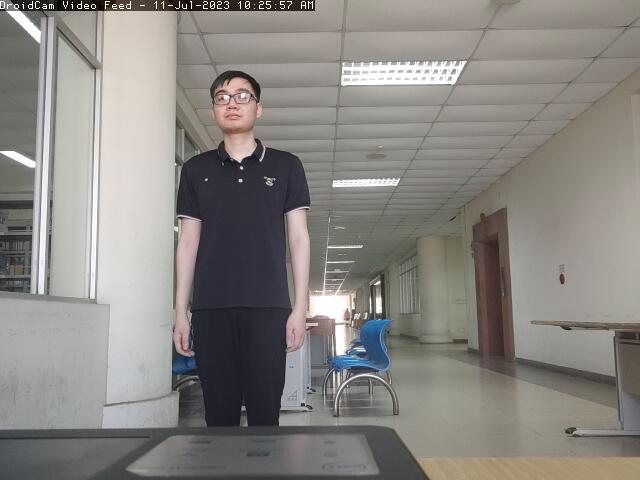
#> input picture test_images/test1/source0.png, 640 x 480 px, given in place of source0.jpg, which was not available
$ python feature_extraction.py
#> lines starting #> are read from the running program, lines starting #| are printed output that depends on the picture; pictures that were not available may be replaced by others from this repository, and a replacement may not be noted
### camera_calibration.py
import numpy as np
import cv2
import glob

# termination criteria
criteria = (cv2.TERM_CRITERIA_EPS + cv2.TERM_CRITERIA_MAX_ITER, 30, 0.001)
def calibrate(dirpath, prefix, image_format, square_size, width=9, height=6):
    # prepare object points, like (0,0,0), (1,0,0), (2,0,0) ....,(8,6,0)
    objp = np.zeros((height*width, 3), np.float32)
    objp[:, :2] = np.mgrid[0:width, 0:height].T.reshape(-1, 2)

    #objp = objp * square_size

    # Arrays to store object points and image points from all the images.
    objpoints = []  # 3d point in real world space
    imgpoints = []  # 2d points in image plane.

    if dirpath[-1:] == '/':
        dirpath = dirpath[:-1]

    images = glob.glob(dirpath+'/' + prefix + '*.' + image_format)

    cv2.namedWindow("img", cv2.WINDOW_NORMAL)
    cv2.resizeWindow("img", 500, 600)

    for fname in images:
        img = cv2.imread(fname)
        gray = cv2.cvtColor(img, cv2.COLOR_BGR2GRAY)

        # Find the chess board corners
        ret, corners =  cv2.findChessboardCorners(gray, (width, height), None)

        # If found, add object points, image points (after refining them)
        if ret:
            objpoints.append(objp)

            corners2 = cv2.cornerSubPix(gray, corners, (11, 11), (-1, -1), criteria)
            imgpoints.append(corners2)

            # Draw and display the corners
            img = cv2.drawChessboardCorners(img, (width, height), corners2, ret)
            cv2.drawChessboardCorners(img, (7, 6), corners2, ret)
            cv2.imshow('img', img)
            cv2.waitKey(0)
    cv2.destroyAllWindows()

    ret, mtx, dist, rvecs, tvecs = cv2.calibrateCamera(objpoints, imgpoints, gray.shape[::-1], None, None)

    error = reprojection_error(objpoints, imgpoints, mtx, dist, rvecs, tvecs)

    return [ret, mtx, dist, rvecs, tvecs]

# [12 lines left out: function reprojection_error, not called in this run]

### feature_extraction.py
import cv2
import numpy as np
from camera_calibration import calibrate
def optimize_keypoint(sift, img, bg_subtracttion_img):
    keypoints, descriptors = sift.detectAndCompute(img, None)
    valid_kp = []
    valid_des = []
    for i, point in enumerate(keypoints):
        x, y = int(point.pt[0]), int(point.pt[1])
        if bg_subtracttion_img[y, x] > 0:
            valid_kp.append(point)
            valid_des.append(descriptors[i])
    valid_des = np.array(valid_des)
    return valid_kp, valid_des

def find_nearest_keypoint(target_point, keypoints):
    distances = []
    for point in keypoints:
        x, y = point.pt
        distance = ((x - target_point[0]) ** 2 + (y - target_point[1]) ** 2) ** 0.5
        distances.append(distance)
    sorted_indices = sorted(range(len(distances)), key=lambda k: distances[k])
    nearest_keypoint = keypoints[sorted_indices[0]]
    return nearest_keypoint

img1=cv2.imread('./test_images/test1/source0.jpg', cv2.IMREAD_GRAYSCALE)
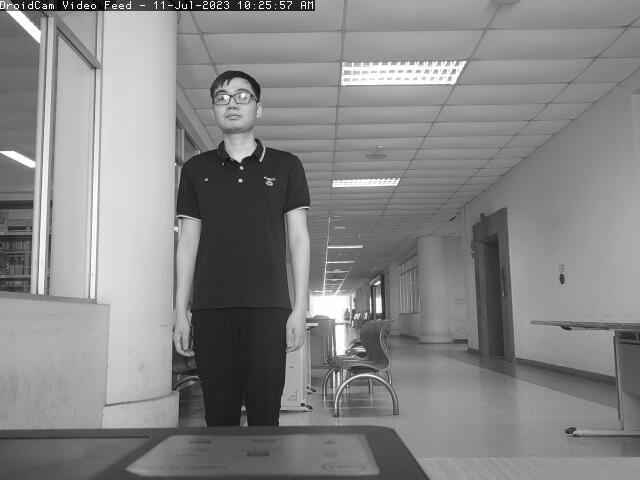
#> img1: shape (480, 640); min 0, max 255, mean 133.9
img2=cv2.imread('./test_images/test1/source1.jpg', cv2.IMREAD_GRAYSCALE)
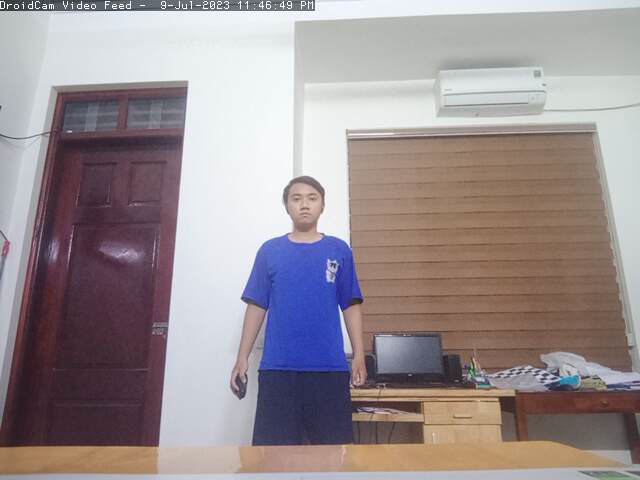
#> input picture test_images/test1/source1.png, 640 x 480 px, given in place of source1.jpg, which was not available
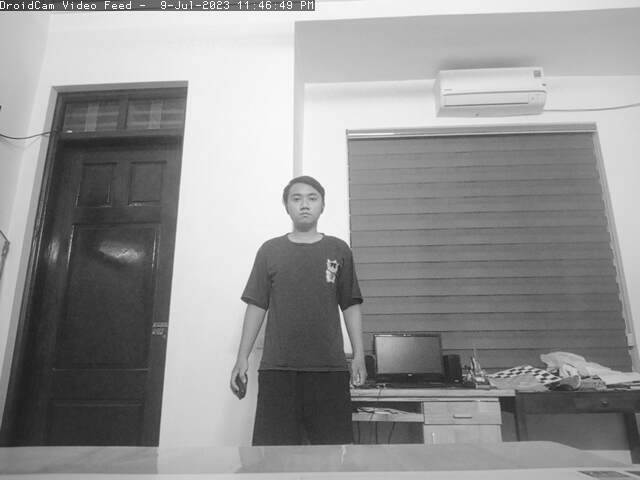
#> img2: shape (480, 640); min 27, max 254, mean 147.2

bg_subtraction_img1=cv2.imread('./test_images/bg-subtract/result0.png', cv2.IMREAD_GRAYSCALE)
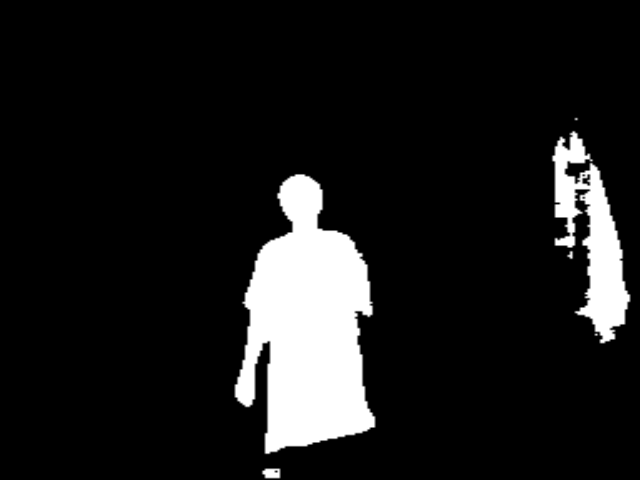
#> input picture test_images/bg-subtract/result0.png, 640 x 480 px
#> bg_subtraction_img1 is the input picture: shape (480, 640); min 0, max 255, mean 26.6
bg_subtraction_img2=cv2.imread('./test_images/bg-subtract/result1.png', cv2.IMREAD_GRAYSCALE)
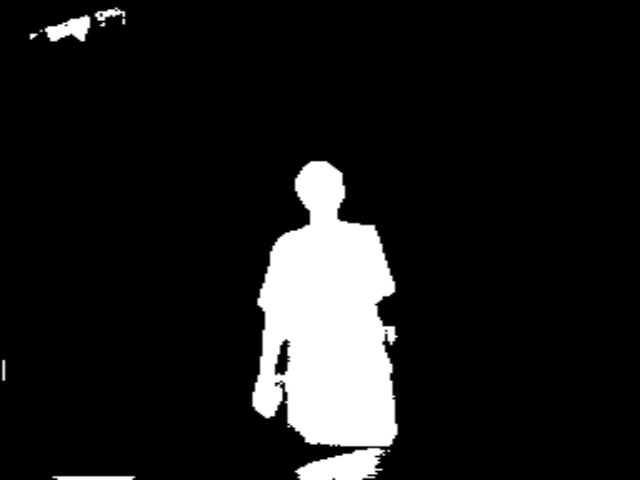
#> input picture test_images/bg-subtract/result1.png, 640 x 480 px
#> bg_subtraction_img2 is the input picture: shape (480, 640); min 0, max 255, mean 26.2

sift = cv2.SIFT_create()
# keypoints_1, descriptors_1 = sift.detectAndCompute(img1,None)
# keypoints_2, descriptors_2 = sift.detectAndCompute(img2,None)
keypoints_1, descriptors_1 = optimize_keypoint(sift, img1, bg_subtraction_img1)
#> in optimize_keypoint, `keypoints, descriptors = sift.detectAndCompute(img, None)`: keypoints = 708 keypoints; strongest (x, y, size): (240, 180, 2.4), (241, 168, 2.1), (379, 309, 4.7), (379, 282, 2.3)
#> the loop in optimize_keypoint, `for i, point in enumerate(keypoints):` made 708 passes
#> (point, x, y) on passes 1 to 3: (keypoint at (2.4, 233.5), size 2.2, 2, 233), (keypoint at (3.3, 243.6), size 2, 3, 243), (keypoint at (7.4, 243.2), size 1.9, 7, 243)
#> after the loop in optimize_keypoint, `for i, point in enumerate(keypoints):`: valid_des = 134 items; valid_kp = 134 keypoints; strongest (x, y, size): (302, 405, 2.5), (332, 305, 26), (296, 218, 13.5), (341, 345, 12)
#> keypoints_1 has the same summary as valid_kp in optimize_keypoint
keypoints_2, descriptors_2 = optimize_keypoint(sift, img2, bg_subtraction_img2)
#> in optimize_keypoint (call 2), `keypoints, descriptors = sift.detectAndCompute(img, None)`: keypoints = 537 keypoints; strongest (x, y, size): (113, 160, 92.7), (125, 9, 2), (34, 9, 2.2), (48, 9, 2)
#> the loop in optimize_keypoint (call 2), `for i, point in enumerate(keypoints):` made 537 passes
#> (point, x, y) on passes 1 to 3: (keypoint at (4.5, 396.6), size 2.2, 4, 396), (keypoint at (6.5, 399.6), size 2, 6, 399), (keypoint at (7, 243.3), size 4.1, 6, 243)
#> after the loop in optimize_keypoint (call 2), `for i, point in enumerate(keypoints):`: valid_des = 143 items; valid_kp = 143 keypoints; strongest (x, y, size): (335, 262, 2.1), (347, 348, 6), (296, 289, 65), (348, 243, 2.6)
#> keypoints_2 has the same summary as valid_kp in optimize_keypoint

img1_sift = cv2.drawKeypoints(img1,keypoints_1,img1)
img2_sift = cv2.drawKeypoints(img2,keypoints_2,img2)

bf = cv2.BFMatcher(cv2.NORM_L1, crossCheck=True)
matches = bf.match(descriptors_1,descriptors_2)
#> matches = 33 matches
matches = sorted(matches, key = lambda x:x.distance)
matched_img = cv2.drawMatches(img1, keypoints_1, img2, keypoints_2, matches[:40], img2, flags=2)
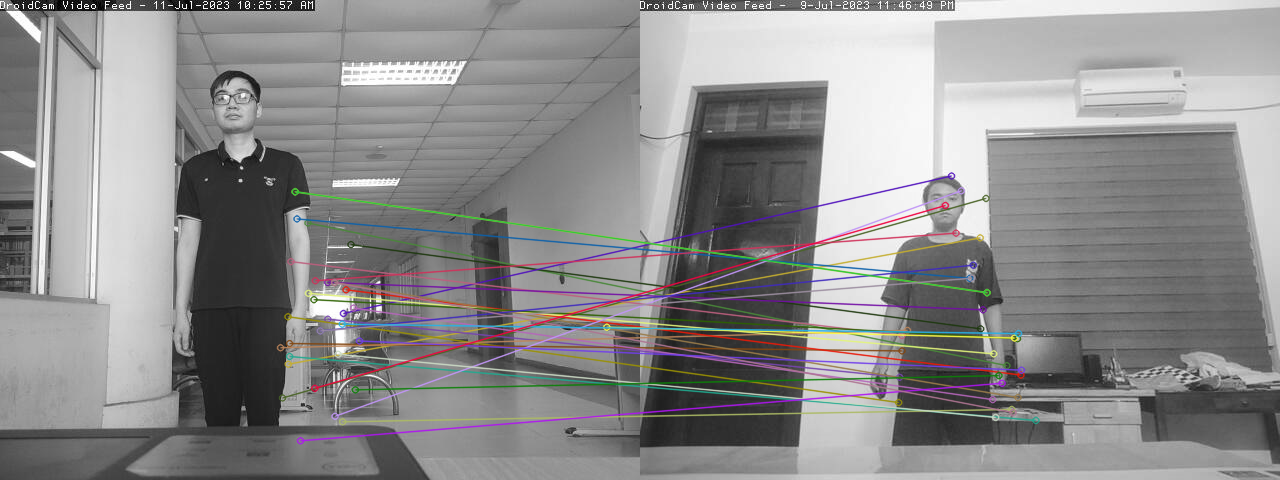
#> matched_img: shape (480, 1280, 3); mean of channels 0, 1, 2 140.4, 140.2, 141; drawn as B, G, R

matched_kp1 = []
for match in matches[:40]:
    kp1_idx = match.queryIdx
    matched_kp1.append(keypoints_1[kp1_idx])
#> this loop made 33 passes
#> kp1_idx on passes 1 to 12: 10, 4, 24, 47, 9, 13, 14, 103, 0, 91, 16, 96
#> after the loop, matched_kp1 = 33 keypoints; strongest (x, y, size): (296, 218, 13.5), (353, 308, 2), (338, 354, 2.2), (320, 330, 17.2)

matched_kp2 = []
for match in matches[:40]:
    kp2_idx = match.trainIdx
    matched_kp2.append(keypoints_2[kp2_idx])
#> this loop made 33 passes
#> kp2_idx on passes 1 to 12: 56, 60, 105, 1, 0, 5, 142, 57, 8, 20, 4, 126
#> after the loop, matched_kp2 = 33 keypoints; strongest (x, y, size): (321, 190, 5.4), (329, 278, 5.9), (352, 399, 2), (372, 412, 2.2)

max_value = np.amax(bg_subtraction_img1)
#> max_value = 255
max_loc = np.where(bg_subtraction_img1 == max_value)
#> max_loc = 29400 positions, rows 134 to 476, columns 236 to 628
head_point = (max_loc[1][0], max_loc[0][0])
#> head_point = (574, 134)
foot_point = (max_loc[1][0], max_loc[0][-1])
#> foot_point = (574, 476)

max_value1 = np.amax(bg_subtraction_img2)
#> max_value1 = 255
max_loc1 = np.where(bg_subtraction_img2 == max_value1)
#> max_loc1 = 29310 positions, rows 10 to 479, columns 31 to 395
head_point1 = (max_loc1[1][0], max_loc1[0][0])
#> head_point1 = (109, 10)
foot_point1 = (max_loc1[1][0], max_loc1[0][-1])
#> foot_point1 = (109, 479)


phl = find_nearest_keypoint(head_point, matched_kp1)
#> the loop in find_nearest_keypoint, `for point in keypoints:` made 33 passes
#> (point, x, y, distance) on passes 1 to 11: (keypoint at (287.8, 363.7), size 3.9, 287.8, 363.7, 366.9), (keypoint at (282.1, 397.4), size 2, 282.1, 397.4, 393.2), (keypoint at (307.5, 222.5), size 2.2, 307.5, 222.5, 280.8), (keypoint at (327.3, 318.7), size 2.8, 327.3, 318.7, 308.2), (keypoint at (287.5, 316.3), size 2.3, 287.5, 316.3, 339.6), (keypoint at (289.1, 343.1), size 3.9, 289.1, 343.1, 353.4), (keypoint at (289.1, 356), size 5.4, 289.1, 356, 361.2), (keypoint at (350.5, 244.1), size 2.1, 350.5, 244.1, 249.1), (keypoint at (280.1, 347.3), size 12.1, 280.1, 347.3, 363.1), (keypoint at (343, 313), size 2.1, 343, 313, 292.3), (keypoint at (290.5, 261.1), size 3, 290.5, 261.1, 310.7)
#> after the loop in find_nearest_keypoint, `for point in keypoints:`: distances = 33 values, max 410.9 at index 27, min 195.4 at index 19, mean 315.5
#> in find_nearest_keypoint, `sorted_indices = sorted(range(len(distances)), key=lambda k: distances..`: sorted_indices = 33 values, max 32 at index 22, min 0 at index 28, mean 16
#> in find_nearest_keypoint, `nearest_keypoint = keypoints[sorted_indices[0]]`: nearest_keypoint = keypoint at (606.3, 326.7), size 5.6
#> phl = keypoint at (606.3, 326.7), size 5.6
phr = find_nearest_keypoint(head_point1, matched_kp2)
#> the loop in find_nearest_keypoint (call 2), `for point in keypoints:` made 33 passes
#> (point, x, y, distance) on passes 1 to 11: (keypoint at (339.7, 237.4), size 2, 339.7, 237.4, 323.9), (keypoint at (345.5, 197.9), size 4.8, 345.5, 197.9, 302.1), (keypoint at (366.4, 365.2), size 2.1, 366.4, 365.2, 438.6), (keypoint at (259.1, 376.7), size 2.2, 259.1, 376.7, 396.3), (keypoint at (258.2, 402.1), size 2.3, 258.2, 402.1, 419.5), (keypoint at (261.5, 350.5), size 1.9, 261.5, 350.5, 373.1), (keypoint at (395.4, 419.9), size 2, 395.4, 419.9, 500.1), (keypoint at (340.2, 328.4), size 1.9, 340.2, 328.4, 393.5), (keypoint at (267, 329.9), size 3.3, 267, 329.9, 356.8), (keypoint at (311, 175.5), size 2.3, 311, 175.5, 261.2), (keypoint at (261.5, 335), size 4.9, 261.5, 335, 359)
#> phr = keypoint at (311, 175.5), size 2.3

ytop = head_point[1]
#> ytop = 134
dis_phead = abs(int(phl.pt[0]) - int(phr.pt[0]))
#> dis_phead = 295
print(dis_phead)
#| 295

ret, mtx, dist, rvecs, tvecs= calibrate('./test_images/chess','chess','jpg',0.015,8,6)
#> (the run stopped early here; a loop or call above may not have finished)
